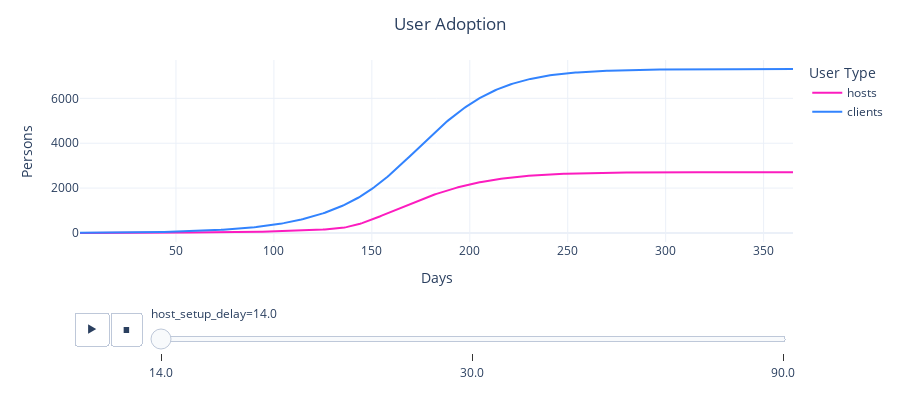

Write notebook code for a chart like this one.
### Markdown cell above
# Anaysis 1: User Adoption

Plot user adoption over the time horizon.

The rate of user adoption at any given timestep is a function of: 
- **word-of-mouth** (the more clients there are, the more likely )
- **base onboarding rate** (set in system parameters as 'onboarding_coeff')
- **price attractiveness** for the given agent (i.e. lower price = more attractive to clients but less attractive for hosts) 
- **registration delay** (i.e the average time clients take to register)

### Code cell
# fig_df = df_1.query('variable_name == 2')

fig = px.line(
    df_1,
    x='timestep',
    y=['hosts', 'clients'],
    height=400,
    animation_frame='host_setup_delay'
)

fig.update_layout(
    title="User Adoption",
    xaxis_title="Days",
    yaxis_title="Persons",
    legend_title="User Type")

fig.show()

### Figure 1 — Plotly figure (JSON) as saved in the notebook; plotly's stock layout.template omitted (floating-point values rounded to 4 significant figures; data arrays with more than 128 entries replaced by an {"elided": "..."} marker saying what was removed)
{"data": [{"hovertemplate": "variable=hosts<br>host_setup_delay=14.0<br>timestep=%{x}<br>value=%{y}<extra></extra>", "legendgroup": "hosts", "line": {"color": "#FC1CBF", "dash": "solid"}, "mode": "lines", "name": "hosts", "orientation": "v", "showlegend": true, "type": "scatter", "x": {"elided": "365 int values"}, "xaxis": "x", "y": {"elided": "365 int values"}, "yaxis": "y"}, {"hovertemplate": "variable=clients<br>host_setup_delay=14.0<br>timestep=%{x}<br>value=%{y}<extra></extra>", "legendgroup": "clients", "line": {"color": "#3283FE", "dash": "solid"}, "mode": "lines", "name": "clients", "orientation": "v", "showlegend": true, "type": "scatter", "x": {"elided": "365 int values"}, "xaxis": "x", "y": {"elided": "365 int values"}, "yaxis": "y"}], "layout": {"height": 400, "legend": {"title": {"text": "User Type"}, "tracegroupgap": 0}, "margin": {"t": 60}, "sliders": [{"active": 0, "currentvalue": {"prefix": "host_setup_delay="}, "len": 0.9, "pad": {"b": 10, "t": 60}, "steps": [{"args": [["14.0"], {"frame": {"duration": 0, "redraw": false}, "fromcurrent": true, "mode": "immediate", "transition": {"duration": 0, "easing": "linear"}}], "label": "14.0", "method": "animate"}, {"args": [["30.0"], {"frame": {"duration": 0, "redraw": false}, "fromcurrent": true, "mode": "immediate", "transition": {"duration": 0, "easing": "linear"}}], "label": "30.0", "method": "animate"}, {"args": [["90.0"], {"frame": {"duration": 0, "redraw": false}, "fromcurrent": true, "mode": "immediate", "transition": {"duration": 0, "easing": "linear"}}], "label": "90.0", "method": "animate"}], "x": 0.1, "xanchor": "left", "y": 0, "yanchor": "top"}], "title": {"text": "User Adoption"}, "updatemenus": [{"buttons": [{"args": [null, {"frame": {"duration": 500, "redraw": false}, "fromcurrent": true, "mode": "immediate", "transition": {"duration": 500, "easing": "linear"}}], "label": "&#9654;", "method": "animate"}, {"args": [[null], {"frame": {"duration": 0, "redraw": false}, "fromcurrent": true, "mode": "immediate", "transition": {"duration": 0, "easing": "linear"}}], "label": "&#9724;", "method": "animate"}], "direction": "left", "pad": {"r": 10, "t": 70}, "showactive": false, "type": "buttons", "x": 0.1, "xanchor": "right", "y": 0, "yanchor": "top"}], "xaxis": {"anchor": "y", "domain": [0, 1], "title": {"text": "Days"}}, "yaxis": {"anchor": "x", "domain": [0, 1], "title": {"text": "Persons"}}}}
